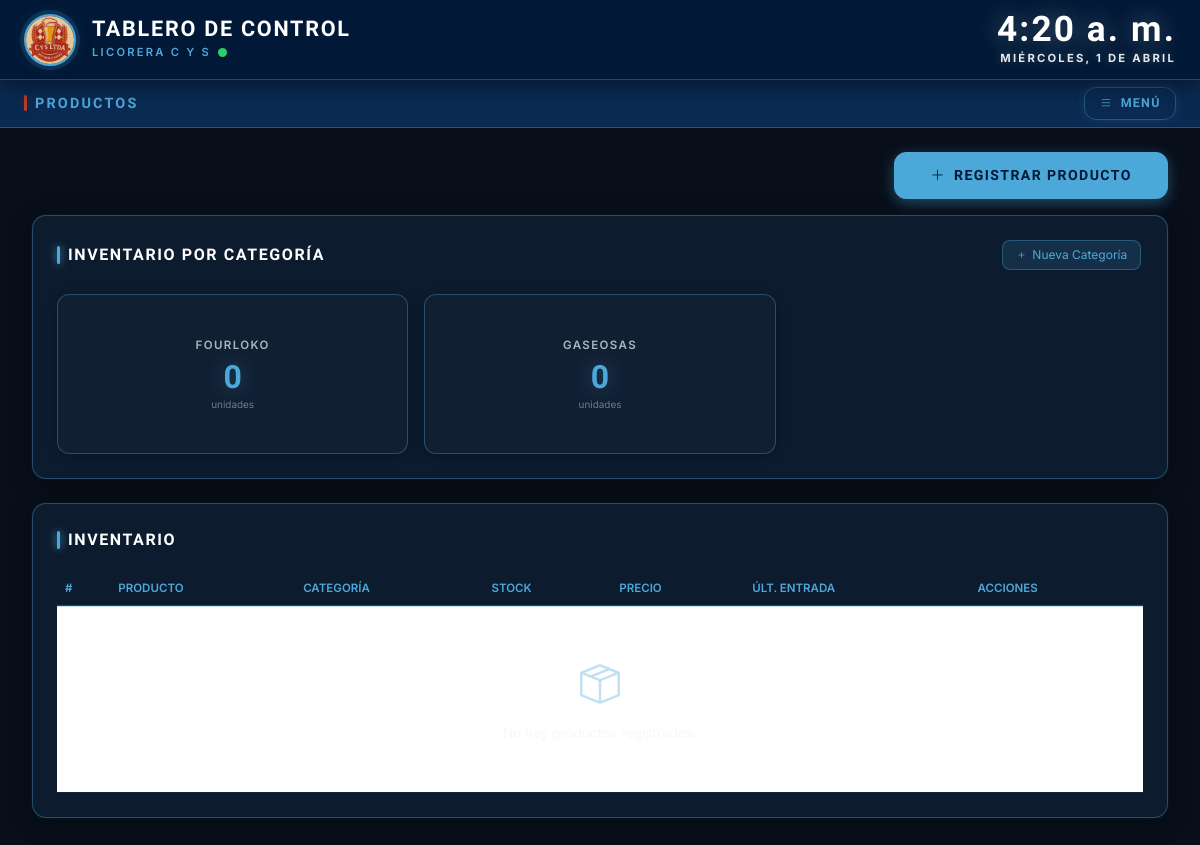
Before: /producto/ with the older database file.
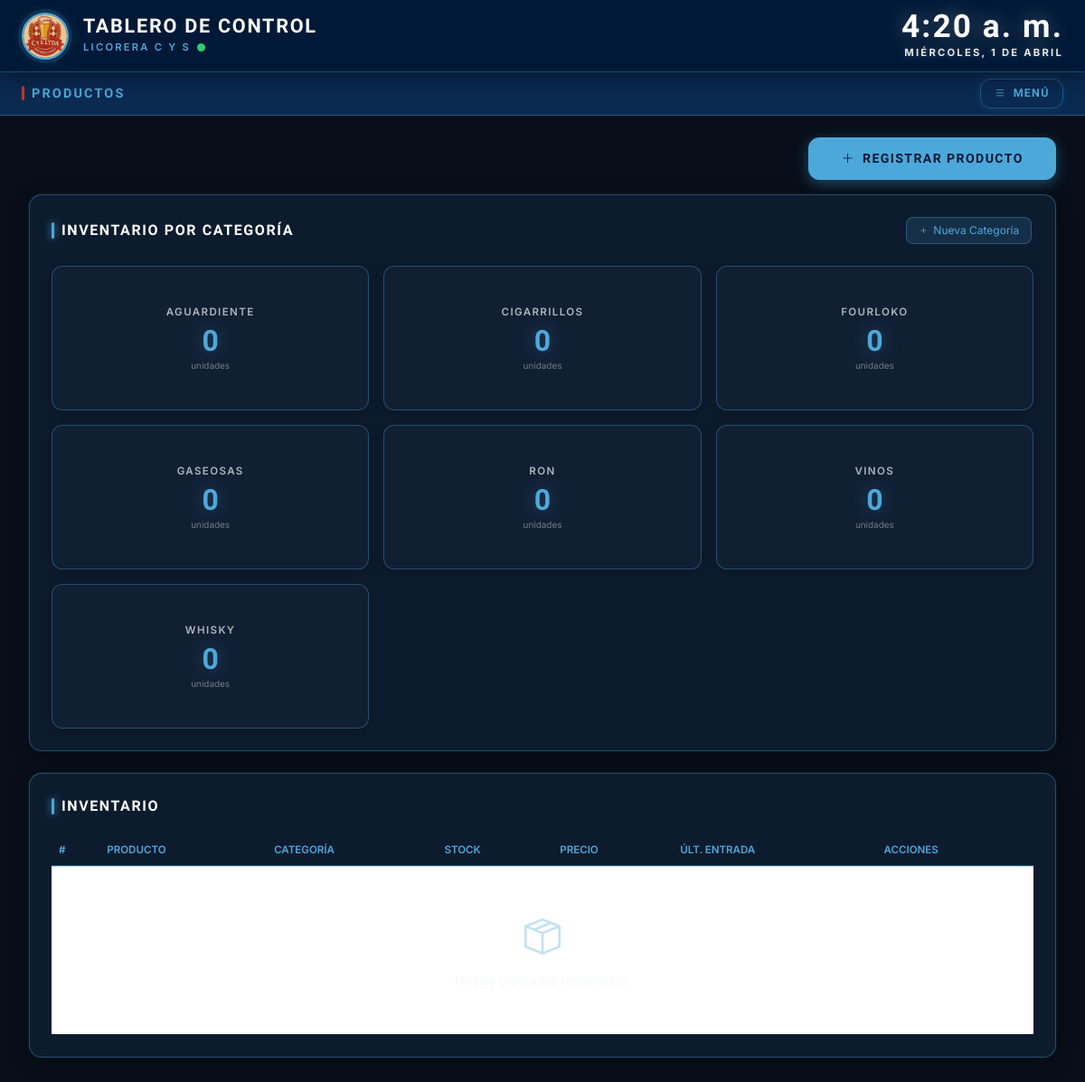
After: the same page with the newer database file.
### producto/models.py (models this page shows)
class Categoria(models.Model):
    codigo      = models.CharField(max_length=20, unique=True)
    nombre      = models.CharField(max_length=100)
    descripcion = models.TextField(blank=True, null=True)
    class Meta:
        verbose_name        = "Categoría"
        verbose_name_plural = "Categorías"
        ordering            = ["nombre"]
    def __str__(self):
        return self.nombre

### producto/views.py (the view, shortened to what this page needs)
# urls.py: path("", views.producto_lista, name="producto_lista"),
def producto_lista(request):
    form = ProductoForm()
    categorias = Categoria.objects.all()
    resumen_categorias = []
    for cat in categorias:
        resumen_categorias.append({
            "nombre": cat.nombre,
            "total":  cat.productos.count(),
        })
    stock_critico = Producto.objects.filter(cantidad_disponible__lte=5)
    productos = Producto.objects.select_related("categoria").all()
    context = {
        "form":               form,
        "productos":          productos,
        "resumen_categorias": resumen_categorias,
        "stock_critico":      stock_critico,
    }
    return render(request, "producto.html", context)

### licorera/context_processors.py (called while the page is built)
def datos_globales(request):
    return {
        "total_productos": Producto.objects.count(),
        "stock_critico": Producto.objects.filter(cantidad_disponible__lte=5).count(),
        "total_categorias": Categoria.objects.count()
    }

### producto/templates/producto.html (shortened to what this page needs)
{% extends 'base.html' %}
{% load static %}
{% block page_title %}Productos{% endblock %}
{% block extra_css %}
<link rel="stylesheet" href="{% static 'css/producto.css' %}">
{% endblock %}
{% block content %}
<div class="container-fluid p-0">
  <div class="d-flex justify-content-end mb-3">
    <button class="cys-btn cys-btn--primary"
            data-bs-toggle="modal"
            data-bs-target="#modalNuevoProducto">
      <i class="bi bi-plus-lg"></i> Registrar Producto
    </button>
  </div>
  <section class="cys-card mb-4">
    <div class="d-flex justify-content-between align-items-center mb-4">
      <div class="cys-card__title mb-0">Inventario por Categoría</div>
      <button class="cys-btn-sm cys-btn-sm--primary"
              data-bs-toggle="modal"
              data-bs-target="#modalNuevaCategoria"
              style="width:auto; padding:.4rem .8rem; border-radius:8px; font-size:.75rem; gap:.3rem;">
        <i class="bi bi-plus"></i> Nueva Categoría
      </button>
    </div>
    <div class="row g-3">
      {% for cat in resumen_categorias %}
        <div class="col-md-4">
          <div class="cys-stat-card text-center">
            <div class="cys-stat-card__label">{{ cat.nombre }}</div>
            <div class="cys-stat-card__val">{{ cat.total }}</div>
            <div style="font-size:.62rem; color:var(--texto-muted); margin-top:.25rem;">unidades</div>
          </div>
        </div>
      {% empty %}
        <div class="col-12 text-center py-4" style="color:var(--texto-muted); font-size:.85rem;">
          No hay categorías registradas.
        </div>
      {% endfor %}
    </div>
  </section>
  <section class="cys-card mb-4">
    <div class="cys-card__title">Inventario</div>
    <div class="table-responsive">
      <table class="table table-hover align-middle mb-0">
        <thead>
          <tr style="border-bottom:2px solid var(--azul-borde);">
            <th class="text-uppercase" style="font-size:.72rem; color:var(--gris-claro); font-weight:600;">#</th>
            <th class="text-uppercase" style="font-size:.72rem; color:var(--gris-claro); font-weight:600;">Producto</th>
            <th class="text-uppercase" style="font-size:.72rem; color:var(--gris-claro); font-weight:600;">Categoría</th>
            <th class="text-uppercase" style="font-size:.72rem; color:var(--gris-claro); font-weight:600;">Stock</th>
            <th class="text-uppercase" style="font-size:.72rem; color:var(--gris-claro); font-weight:600;">Precio</th>
            <th class="text-uppercase" style="font-size:.72rem; color:var(--gris-claro); font-weight:600;">Últ. Entrada</th>
            <th class="text-uppercase" style="font-size:.72rem; color:var(--gris-claro); font-weight:600;">Acciones</th>
          </tr>
        </thead>
        <tbody>
          {% for producto in productos %}
            <tr style="{% if producto.stock_critico %}border-left:3px solid var(--rojo);{% endif %}">
              <td style="font-size:.85rem; color:var(--texto-muted);">{{ forloop.counter }}</td>
              <td style="font-size:.85rem; font-weight:600; color:var(--texto);">{{ producto.nombre }}</td>
              <td style="font-size:.85rem; color:var(--texto-muted);">{{ producto.categoria.nombre }}</td>
              <td>
                {% if producto.stock_critico %}
                  <span class="badge" style="background:rgba(192,57,43,.2); color:var(--rojo); border:1px solid rgba(192,57,43,.4); font-size:.75rem; padding:.35rem .6rem;">
                    {{ producto.cantidad_disponible }} {{ producto.unidad }}
                  </span>
                {% else %}
                  <span style="font-size:.85rem; color:var(--azul-claro); font-weight:600;">
                    {{ producto.cantidad_disponible }} {{ producto.unidad }}
                  </span>
                {% endif %}
              </td>
              <td style="font-size:.85rem; color:var(--texto);">${{ producto.precio_unitario|floatformat:0 }}</td>
              <td style="font-size:.85rem; color:var(--texto-muted);">
                {% with ultimo=producto.movimientos.first %}
                  {% if ultimo %}{{ ultimo.fecha_actualizada|date:"d/m/Y" }}{% else %}—{% endif %}
                {% endwith %}
              </td>
              <td>
                <a href="{% url 'producto:producto_editar' producto.pk %}" class="cys-btn-sm cys-btn-sm--warning">
                  <i class="bi bi-pencil"></i>
                </a>
                <a href="{% url 'producto:producto_detalle' producto.pk %}" class="cys-btn-sm cys-btn-sm--primary">
                  <i class="bi bi-eye"></i>
                </a>
              </td>
            </tr>
          {% empty %}
            <tr>
              <td colspan="7" class="text-center py-5" style="color:var(--texto-muted); font-size:.85rem;">
                <i class="bi bi-box-seam d-block mb-2" style="font-size:2.5rem; color:var(--azul-borde);"></i>
              </td>
            </tr>
          {% endfor %}
        </tbody>
      </table>
    </div>
  </section>
</div>
{% endblock %}

### templates/base.html (shortened to what this page needs)
{% load static %}
<!DOCTYPE html>
<html lang="es">
<head>
  <link href="https://cdn.jsdelivr.net/npm/bootstrap@5.3.3/dist/css/bootstrap.min.css" rel="stylesheet"/>
  <link href="https://cdn.jsdelivr.net/npm/bootstrap-icons@1.11.3/font/bootstrap-icons.min.css" rel="stylesheet"/>
  <link rel="stylesheet" href="{% static 'css/style.css' %}">
  {% block extra_css %}{% endblock %}
</head>
<body>
  <header class="cys-header">
    <div class="cys-header__brand">
      <img src="{% static 'img/logo.jpeg' %}" alt="Logo CYS" class="cys-header__logo">
      <div>
        <div class="cys-header__title">Tablero de Control</div>
        <div class="cys-header__sub">
          <span>Licorera C Y S</span>
          <span class="cys-dot"></span>
        </div>
      </div>
    </div>
    <div class="cys-header__clock">
      <div id="reloj" class="cys-header__clock-time">12:00 p. m.</div>
      <div id="fecha" class="cys-header__clock-date">—</div>
    </div>
  </header>
  <nav class="cys-subnav">
    <span class="cys-subnav__page">
      {% block page_title %}Tablero{% endblock %}
    </span>
    <button class="cys-menu-btn" id="menuBtn">
      <i class="bi bi-list"></i> Menú
    </button>
  </nav>
  <main class="cys-main">
    {% block content %}{% endblock %}
  </main>
</body>
</html>

### templates/partials/aside.html (shortened to what this page needs)
{% load static %}

### static/css/producto.css (style rules this page uses)
.cys-stat-card { background: var(--fondo-card2); border: 1px solid var(--azul-borde); border-radius: var(--radius); padding: 2rem 1rem; text-align: center; transition: var(--trans); cursor: default; box-shadow: 0 2px 12px rgba(0,0,0,.2); min-height: 160px; display: flex; flex-direction: column; justify-content: center; }
.cys-stat-card__label { font-size: .72rem; font-weight: 600; color: var(--gris-claro); letter-spacing: .12em; text-transform: uppercase; margin-bottom: .4rem; }
.cys-stat-card__val { font-family: 'Rajdhani', sans-serif; font-size: 2rem; font-weight: 700; color: var(--azul-claro); line-height: 1; text-shadow: 0 0 20px rgba(77,168,218,.4); }

Changed rows visible on the page:
added Categoria: nombre "AGUARDIENTE"
added Categoria: nombre "CIGARRILLOS"
added Categoria: nombre "RON"
added Categoria: nombre "VINOS"
added Categoria: nombre "WHISKY"
Other visible differences:
new list line: "0 unidades"
